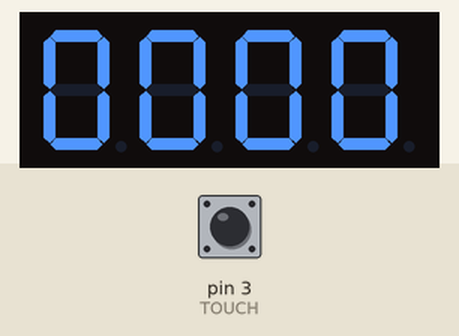
Bench run of a sketch on a simulated Arduino Uno, built with avr-gcc and run on an emulated ATmega328P. Shown: 4-digit seven-segment display. Inputs (shaded band) come from the test bench; at power-on: pin 3 (TOUCH) HIGH.

Above: at 1.2 s.
1.3 s: pin 3 (TOUCH) pulled LOW for 0.15 s
At 1.75 s:
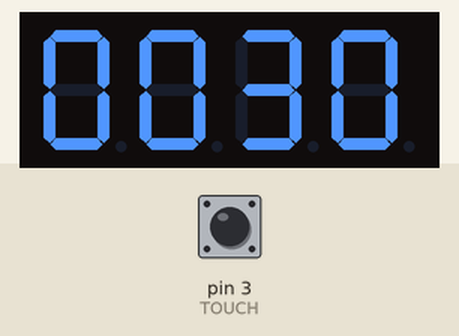
At 2.15 s:
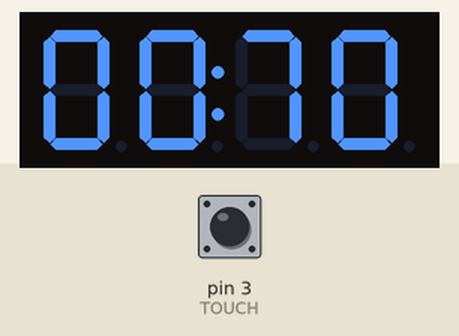

The sketch:

stop_watch.ino
```cpp
#include <TM1637Display.h>
#include <TimerOne.h>

#define TOUCH 3
#define DIO 11
#define CLK 10

volatile int touched = 0;

TM1637Display fnd(CLK, DIO);
volatile uint8_t tSec = 0;
volatile uint8_t tMin = 0;
volatile uint8_t tFlag = 0;
volatile uint8_t tFlag1 = 0;
volatile long tPeriod = 50000; // 0.05초 주기

uint16_t num;
uint16_t dot;

void setup() {
  // put your setup code here, to run once:
  pinMode(TOUCH, INPUT_PULLUP);
  attachInterrupt(digitalPinToInterrupt(TOUCH),ISRF,RISING);

  Timer1.initialize(tPeriod);
  Timer1.attachInterrupt(blinked);

  fnd.setBrightness(1);
  fnd.showNumberDecEx(num, dot, true);
}

void ISRF() {
  touched += 1;
}

void blinked() { // 0.05초마다 실행
    if (touched % 2 == 1) {
      tSec = tSec + 5;
      if (tSec == 100) { // 1초마다 실행되는 경우
        tMin += 1;
        tSec = 0;
      }

      if (tSec == 50) { // 0.5초마다 실행되는 경우
        tFlag1 ^= 1;
      }
      tFlag = 1;
    }

    if (touched % 2 == 0) {
      tSec = 0;
      tMin = 0;
    }
}

void loop() {
  // put your main code here, to run repeatedly:

    if (tFlag == 1) {
      num = tMin * 100 + tSec;
      dot = (tFlag1 % 2 == 0) ? 0 : 0x40;
      fnd.showNumberDecEx(num, dot, true);
    }

    tFlag = 0;
}
```

Measured:
- after the input at 1.3 s, the display: first changes after 0.17 s (image 1 shows a later state)
